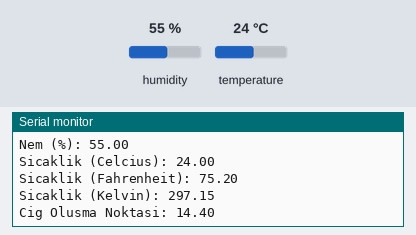
Simulated run of this sketch. Board: Arduino Uno, built with avr-gcc and run on an emulated ATmega328P. Parts: the last lines printed to the serial monitor. Inputs (shaded band) come from the test bench; at power-on: humidity 55 %, temperature 24 °C.

Above: at 2.9 s.
3.0 s: humidity set to 22 %
At 5.2 s:
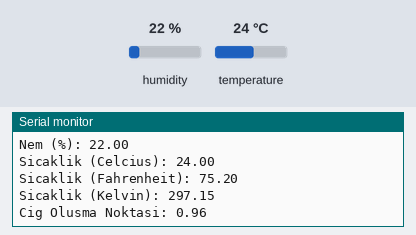
5.8 s: temperature set to 12 °C
At 7.5 s:
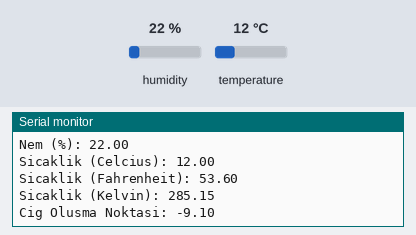
8.6 s: humidity set to 40 %
At 11.0 s:
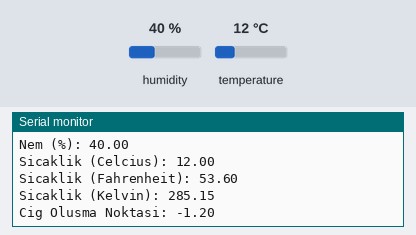
Timing chart, 0 to 12.5 s (numbered marks = the images above; inputs shaded):
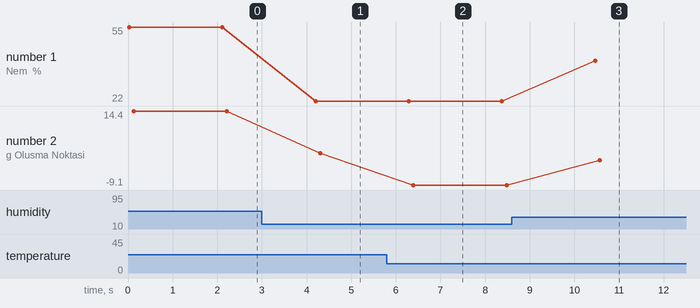

Measured:
- after the input at 3.0 s, the serial monitor: prints a new line after 1.2 s (image 1)
- after the input at 5.8 s, the serial monitor: prints a new line after 0.50 s (image 2)
- after the input at 8.6 s, the serial monitor: prints a new line after 1.9 s (image 3)
- plotted number 1: 55 → 22 after the input at 3.0 s, 22 → 40 after the input at 8.6 s
- plotted number 2: 14.4 → 0.96 after the input at 3.0 s, 0.96 → -9.1 after the input at 5.8 s, -9.1 → -1.2 after the input at 8.6 s

The sketch:

S_cakl_k_Nem_Sens_r_.ino
```cpp
// Arduinoturkiye.com DHT11 Test Programı
// Yazar: Joseph Dattilo (Virtuabotix LLC) - Version 0.4.5 (11/11/11)
// Düzenleme: İsmail BUÇGÜN

#include <dht11.h> // dht11 kütüphanesini ekliyoruz.
#define DHT11PIN 2 // DHT11PIN olarak Dijital 2'yi belirliyoruz.

dht11 DHT11;

void setup()
{
  Serial.begin(9600); // Seri iletişimi başlatıyoruz.
  Serial.println("DHT11 Test Programi");
}

void loop()
{
  // Bir satır boşluk bırakıyoruz serial monitörde.
  Serial.println("\n");
  // Sensörün okunup okunmadığını konrol ediyoruz.
  // chk 0 ise sorunsuz okunuyor demektir. Sorun yaşarsanız
  // chk değerini serial monitörde yazdırıp kontrol edebilirsiniz.
  int chk = DHT11.read(DHT11PIN);

  // Sensörden gelen verileri serial monitörde yazdırıyoruz.
  Serial.print("Nem (%): ");
  Serial.println((float)DHT11.humidity, 2);

  Serial.print("Sicaklik (Celcius): ");
  Serial.println((float)DHT11.temperature, 2);

  Serial.print("Sicaklik (Fahrenheit): ");
  Serial.println(DHT11.fahrenheit(), 2);

  Serial.print("Sicaklik (Kelvin): ");
  Serial.println(DHT11.kelvin(), 2);

  // Çiğ Oluşma Noktası, Dew Point
  Serial.print("Cig Olusma Noktasi: ");
  Serial.println(DHT11.dewPoint(), 2);

  // 2 saniye bekliyoruz. 2 saniyede bir veriler ekrana yazdırılacak.
  delay(2000);

}
```
